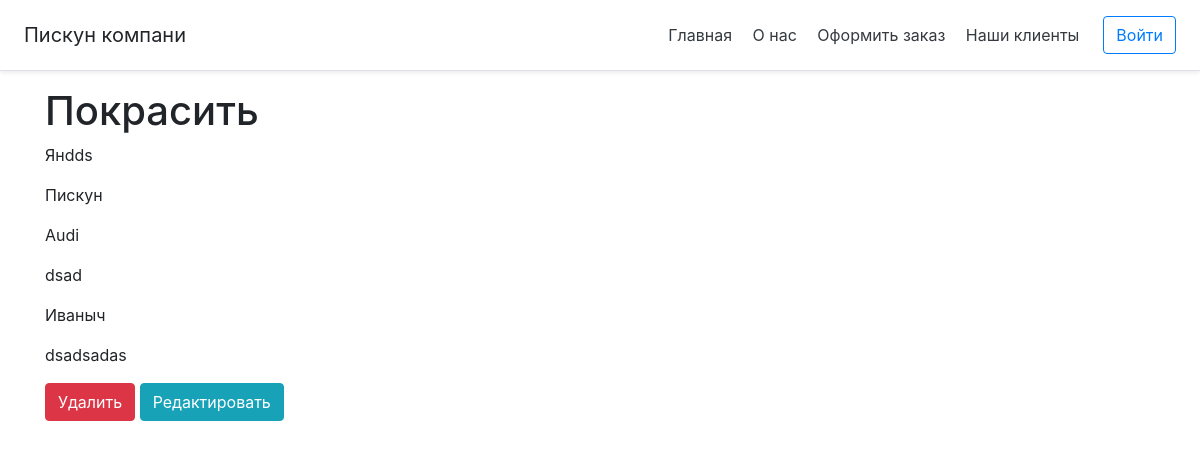
/7, run on the app's committed database.
### ordering/models.py (models this page shows, shortened)
class Orders(models.Model):
    title = models.CharField('Заказы', max_length=50)
    clients_name = models.CharField('Имя', max_length=20)
    clients_surname = models.CharField('Фамилия', max_length=50)
    clients_car = models.CharField('Автомобиль', max_length=50)
    services = models.CharField('Услуги', max_length=50)
    employees = models.CharField('Сотрудники', max_length=50)
    orders = models.TextField('Описание')
    class Meta:
        verbose_name = 'Заказ'
        verbose_name_plural = 'Заказы'

### ordering/views.py (the view)
# urls.py: path('<int:pk>', views.OrderDetailView.as_view(), name='order-detail'),
class OrderDetailView(DetailView):
    model = Orders
    template_name = 'ordering/details_view.html'
    context_object_name = 'ord'

### ordering/templates/ordering/details_view.html (shortened to what this page needs)
{% extends 'ordering/base.html' %}
{% block content %}
   <div class="features">
       <h1>{{ ord.title }}</h1>
                <p>{{ ord.clients_name }}</p>
                <p>{{ ord.clients_surname }}</p>
                <p>{{ ord.clients_car }}</p>
                <p>{{ ord.services }}</p>
                <p>{{ ord.employees }}</p>
                 <p>{{ ord.orders }}</p>
       <a href="{% url 'order-delete' ord.id %}" class="btn btn-danger">Удалить</a>
       <a href="{% url 'order-update' ord.id %}" class="btn btn-info">Редактировать</a>
   </div>
{% endblock %}

### data on the page
Orders: title "Покрасить", clients_name "Янdds", clients_surname "Пискун", clients_car "Audi", services "dsad", employees "Иваныч", orders "dsadsadas"
